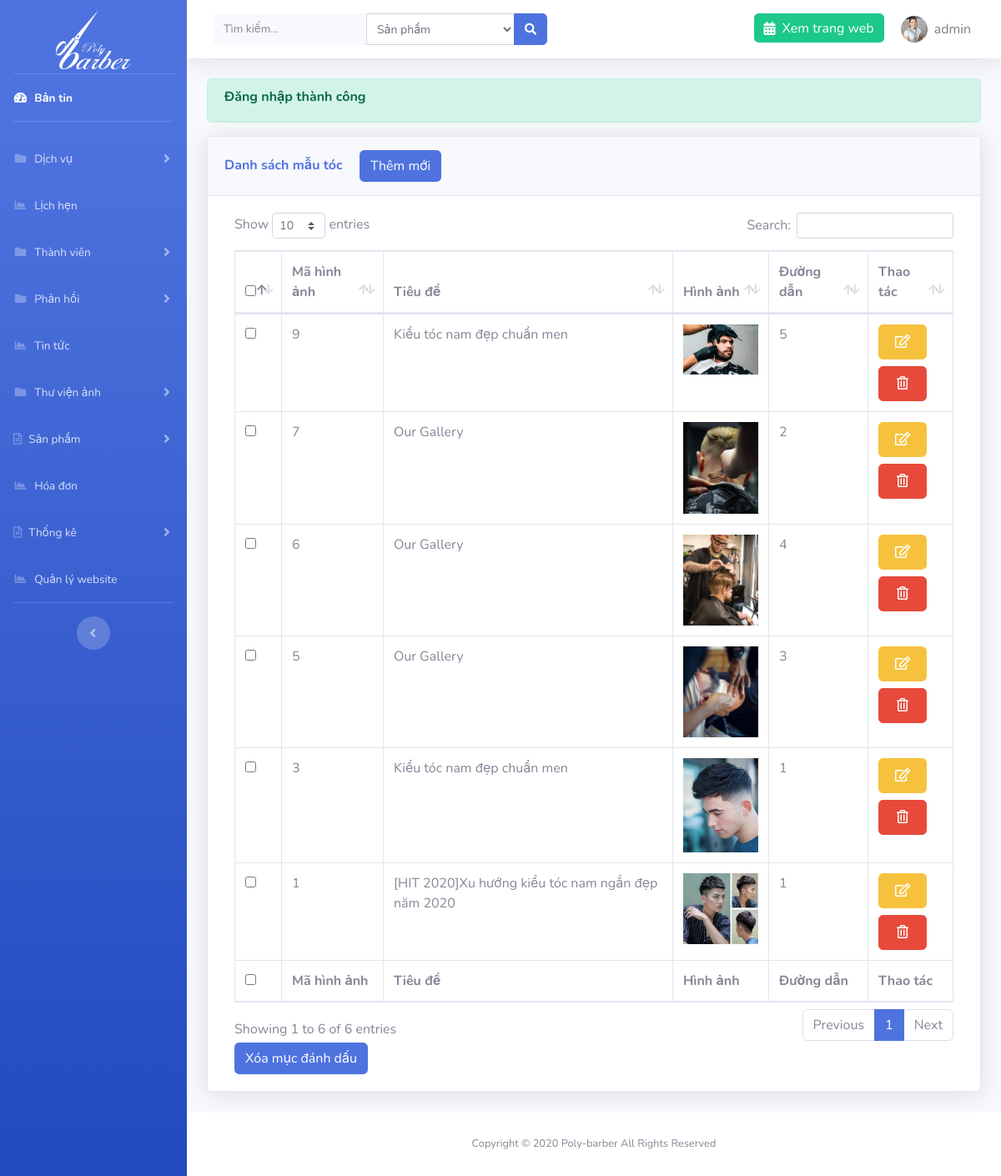
The page /admin/?page=hair (signed in) on the database its author committed.
### tables this page shows
CREATE TABLE `setting` (
  `id` int(11) NOT NULL,
  `logo` varchar(191) NOT NULL,
  `file_ico` varchar(191) NOT NULL,
  `title` varchar(191) NOT NULL,
  `introduce` text NOT NULL,
  `slogan` varchar(191) NOT NULL
);

CREATE TABLE `libraries` (
  `id` int(11) NOT NULL,
  `name` varchar(191) NOT NULL,
  `images` varchar(191) NOT NULL,
  `link` varchar(191) NOT NULL,
  `role` bit(1) NOT NULL
);

### libs/database.php (called while the page is built, shortened)
<?php
function connection()
{
    try {
       $conn = new PDO("mysql:host=localhost; dbname=polybarber; charset=utf8", "root", "");
    } catch (PDOException $e) {
        echo "Lỗi Kết nối" . $e->getMessage();
    }
    return $conn;
}
function query_exe($sql) {
    $conn = connection();
    try {
        $stmt = $conn->prepare($sql);
        $stmt->execute();
        $result = $stmt->fetchAll(PDO::FETCH_ASSOC);
        return $result;
    } catch (PDOException $e) {
        echo "Lỗi dữ liệu" . $e->getMessage();
    } finally {
        unset($conn);
    }
}
function query_limit($sql) {
    $conn = connection();
    try {
        $stmt = $conn->prepare($sql);
        $stmt->execute();
        $result = $stmt->fetch(PDO::FETCH_ASSOC);
        return $result;
    } catch (PDOException $e) {
        echo "Lỗi dữ liệu" . $e->getMessage();
    } finally {
        unset($conn);
    }
}

### libs/setting.php (called while the page is built, shortened)
<?php
require_once "database.php";
function list_limit_setting(){
    $sql = "SELECT * from setting order by id limit 0,1";
    return query_limit($sql);
}

### libs/libraries.php (called while the page is built, shortened)
<?php
require_once "database.php";
function list_all_library($role){
    $sql = "SELECT * from libraries where role = $role order by id desc";
    return query_exe($sql);
}

### admin/libraries/hairs/index.php (the view, shortened to what this page needs)
<?php
$result = list_all_library(true);
?>
<div class="container-fluid">
    <?php if (isset($_SESSION['message'])) : ?>
        <div class="alert alert-success alert-bold">
            <h6 class="font-weight-bold alert-text"><?= $_SESSION['message'] ?></h6>
        </div>
    <?php endif; ?>
    <div class="card shadow mb-4">
        <div class="card-header py-3">
            <h6 class="m-0 font-weight-bold text-primary">Danh sách mẫu tóc <a href="<?= ROOT ?>admin/?page=hair&action=add" class="btn btn-primary ml-3">Thêm mới</a></h6>
        </div>
        <div class="card-body">
            <div class="table-responsive">
                <form action="" method="POST" class="col-12">
                    <table class="table table-bordered" id="dataTable" width="100%" cellspacing="0">
                        <thead>
                            <tr>
                                <th>
                                    <input type="checkbox" name="checkall" class="checkall">
                                </th>
                                <th>Mã hình ảnh</th>
                                <th>Tiêu đề</th>
                                <th>Hình ảnh</th>
                                <th>Đường dẫn</th>
                                <th>Thao tác</th>
                            </tr>
                        </thead>
                        <tfoot>
                            <tr>
                            <th>
                                    <input type="checkbox" name="checkall" class="checkall">
                                </th>
                                <th>Mã hình ảnh</th>
                                <th>Tiêu đề</th>
                                <th>Hình ảnh</th>
                                <th>Đường dẫn</th>
                                <th>Thao tác</th>
                            </tr>
                        </tfoot>
                        <tbody>
                            <?php foreach ($result as $r) : ?>
                                <tr>
                                    <td>
                                        <input type="checkbox" name="id[]"  value="<?= $r['id'] ?>">
                                    </td>
                                    <td><?= $r['id'] ?></td>
                                    <td><?= $r['name'] ?></td>
                                    <td>
                                        <img src="../images/sliders/<?= $r['images'] ?>" width="90" alt="">
                                    </td>
                                    <td><?=$r['link']?></td>
                                    <td>
                                        <a href="<?= ROOT ?>admin/?page=hair&action=edit&id=<?= $r['id'] ?>" class="btn btn-warning d-block p-2 w-75 mb-2"><i class="far fa-edit"></i></a>
                                        <a href="<?= ROOT ?>admin/?page=hair&id=<?= $r['id'] ?>" onclick="return confirm('Bạn có chắc muốn xóa không')" class="btn btn-danger d-block p-2 w-75"><i class="far fa-trash-alt"></i></a>
                                    </td>
                                </tr>
                            <?php endforeach; ?>
                        </tbody>
                    </table>
                    <button type="submit" class="btn btn-primary" id="btndel-category" name="btn-del">Xóa mục đánh dấu</button>
                </form>
            </div>
        </div>
    </div>
</div>

### admin/template/header.php (shortened to what this page needs)
<?php $setting = list_limit_setting(); ?>
<!DOCTYPE html>
<html lang="en">
<head>
    <link href="resource/vendor/fontawesome-free/css/all.min.css" rel="stylesheet" type="text/css">
    <link rel="stylesheet" href="resource/vendor/select2.min.css" />
<link rel="stylesheet" href="https://maxcdn.bootstrapcdn.com/bootstrap/4.4.1/css/bootstrap.min.css">
    <link href="resource/css/sb-admin-2.css" rel="stylesheet">
    <link href="resource/vendor/datatables/dataTables.bootstrap4.min.css" rel="stylesheet">
</head>
<body id="page-top">
    <div id="wrapper">
        <ul class="navbar-nav bg-gradient-primary sidebar sidebar-dark accordion" id="accordionSidebar">
            <a class="sidebar-brand d-flex align-items-center justify-content-center mb-3 pt-5" href="<?=ROOT?>admin">
                <img src="../images/<?=$setting['logo']?>" alt="logo" width="90" height="70">
            </a>
            <hr class="sidebar-divider my-0">
            <li class="nav-item active">
                <a class="nav-link" href="<?= ROOT ?>admin">
                    <i class="fas fa-fw fa-tachometer-alt"></i>
                    <span>Bản tin</span></a>
            </li>
            <hr class="sidebar-divider">
            <li class="nav-item">
                <a class="nav-link collapsed" href="#" data-toggle="collapse" data-target="#collapsePages" aria-expanded="true" aria-controls="collapsePages">
                    <i class="fas fa-fw fa-folder"></i>
                    <span>Dịch vụ</span>
                </a>
            </li>
            <li class="nav-item">
                <a class="nav-link" href="<?= ROOT ?>admin/?page=appointment">
                    <i class="fas fa-fw fa-chart-area"></i>
                    <span>Lịch hẹn</span></a>
            </li>
             <li class="nav-item">
                <a class="nav-link collapsed" href="#" data-toggle="collapse" data-target="#collapsePages2" aria-expanded="true" aria-controls="collapsePages">
                    <i class="fas fa-fw fa-folder"></i>
                    <span>Thành viên</span>
                </a>
            </li>
             <li class="nav-item">
                <a class="nav-link collapsed" href="#" data-toggle="collapse" data-target="#collapsePages3" aria-expanded="true" aria-controls="collapsePages">
                    <i class="fas fa-fw fa-folder"></i>
                    <span>Phản hồi</span>
                </a>
            </li>
               <li class="nav-item">
                <a class="nav-link" href="<?= ROOT ?>admin/?page=new">
                    <i class="fas fa-fw fa-chart-area"></i>
                    <span>Tin tức</span></a>
            </li>
  <li class="nav-item">
                <a class="nav-link collapsed" href="#" data-toggle="collapse" data-target="#collapsePages4" aria-expanded="true" aria-controls="collapsePages">
                    <i class="fas fa-fw fa-folder"></i>
                    <span>Thư viện ảnh</span>
                </a>
            </li>
            <li class="nav-item">
                <a class="nav-link collapsed" href="#" data-toggle="collapse" data-target="#collapseTwo" aria-expanded="true" aria-controls="collapseTwo">
                    <i class="far fa-file-alt"></i>
                    <span>Sản phẩm</span>
                </a>
            </li>
            <li class="nav-item">
                <a class="nav-link" href="<?= ROOT ?>admin/?page=order">
                    <i class="fas fa-fw fa-chart-area"></i>
                    <span>Hóa đơn</span></a>
            </li>
            <li class="nav-item">
                <a class="nav-link collapsed" href="#" data-toggle="collapse" data-target="#collapseTwo1" aria-expanded="true" aria-controls="collapseTwo">
                    <i class="far fa-file-alt"></i>
                    <span>Thống kê</span>
                </a>
            </li>
               <li class="nav-item">
                <a class="nav-link" href="<?= ROOT ?>admin/?page=setting">
                    <i class="fas fa-fw fa-chart-area"></i>
                    <span>Quản lý website</span></a>
            </li>
            <hr class="sidebar-divider d-none d-md-block">
            <div class="text-center d-none d-md-inline">
                <button class="rounded-circle border-0" id="sidebarToggle"></button>
            </div>
        </ul>
        <div id="content-wrapper" class="d-flex flex-column">
            <div id="content">
                <nav class="navbar navbar-expand navbar-light bg-white topbar mb-4 static-top shadow">
                    <form class="d-none d-sm-inline-block form-inline mr-auto ml-md-3 my-2 my-md-0 mw-100 navbar-search" method="POST" action="<?= ROOT ?>admin/search.php">
                        <div class="input-group">
                            <input name="keyword" type="text" title="Vui lòng nhập nội dung tìm kiếm" class="form-control bg-light border-0 small" placeholder="Tìm kiếm..." aria-label="Search" aria-describedby="basic-addon2" required>
                            <select name="select_search" id="" class="form-control form-control-sm select-search">
                        <option value="1">Sản phẩm</option>
                    </select>
                            <div class="input-group-append">
                                <button class="btn btn-primary" type="submit">
                                    <i class="fas fa-search fa-sm"></i>
                                </button>
                            </div>
                        </div>
                    </form>
                    <ul class="navbar-nav ml-auto">
                        <li class="nav-item no-arrow">
                            <a href="<?=ROOT?>" class="nav-link bg-success text-white h-50 mt-3 rounded"><i class="fas fa-calendar-alt mr-2"></i>Xem trang web</a>
                        </li>
                        <li class="nav-item dropdown no-arrow">
                            <a class="nav-link dropdown-toggle" href="" id="userDropdown" role="button" data-toggle="dropdown" aria-haspopup="true" aria-expanded="false">
                                <img class="img-profile rounded-circle" src="../images/users/<?=$_SESSION['user']['images']?>">
                                <span class="ml-2 mr-2 text-black-50"><?=$_SESSION['user']['account']?></span>
                            </a>
                        </li>
                    </ul>
                </nav>

### rows shown on the page
setting: logo (picture)
libraries: id "9", name "Kiểu tóc nam đẹp chuẩn men", images (picture), link "5"
libraries: id "7", name "Our Gallery", images (picture), link "2"
libraries: id "6", name "Our Gallery", images (picture), link "4"
libraries: id "5", name "Our Gallery", images (picture), link "3"
libraries: id "3", name "Kiểu tóc nam đẹp chuẩn men", images (picture), link "1"
libraries: id "1", name "[HIT 2020]Xu hướng kiểu tóc nam ngắn đẹp năm 2020", images (picture), link "1"

### other values the page prints
$_SESSION['user']['account'] "admin"
$_SESSION['message'] "Đăng nhập thành công"
